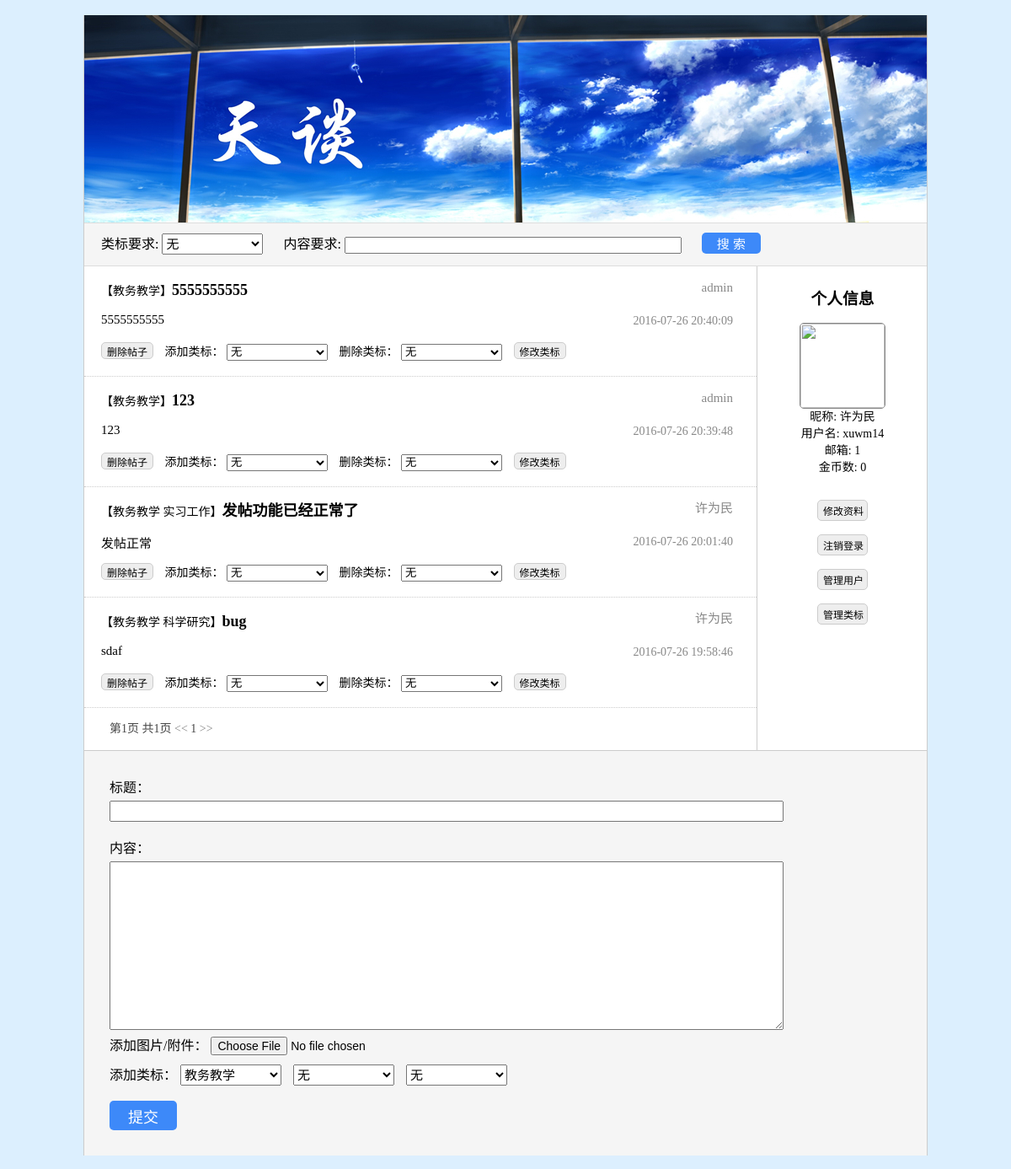
The page /postbar/homepage/ (signed in) on the database its author committed.
### postbar/models.py (models this page shows, shortened)
class TKuser(models.Model):
	user        = models.OneToOneField(User, on_delete = models.CASCADE)
	nickname    = models.CharField(max_length = 100)
	img         = models.ImageField(upload_to = user_directory_path)
	pwdQuestion = models.CharField(max_length = 100)
	pwdAnswer   = models.CharField(max_length = 100)
	numPost     = models.IntegerField(default = 0)
	numScore    = models.IntegerField(default = 0)
	numCoin     = models.IntegerField(default = 0)
	usrStatus   = models.SmallIntegerField(default = 0)
	usrType     = models.SmallIntegerField(default = 0)
	def getImgUrl(self):
		if self.img:
			return self.img.url
		else:
			return '/static/images/mengbi.jpg'

class TKpost(models.Model):
	title       = models.CharField(max_length = 100)
	content     = models.CharField(max_length = 1000)
	img         = models.ImageField(upload_to = 'upload')
	attachment  = models.FileField()
	user        = models.ForeignKey(User, on_delete = models.CASCADE)
	time        = models.DateTimeField(default = timezone.now)
	classTag    = models.CharField(max_length = 100)
	keyword     = models.CharField(max_length = 100)
	numClick    = models.IntegerField(default = 0)
	numResp     = models.IntegerField(default = 0)
	score       = models.IntegerField(default = 0)
	coin        = models.IntegerField(default = 0)

### postbar/views.py (the view, shortened to what this page needs)
@csrf_exempt
def homepage(request):
	if request.user.is_authenticated():
		postDic = [{'post': p,
					'tag1': p.classTag.split()[0],
					'tag2': p.classTag.split()[1] if len(p.classTag.split()) > 1 else '无',
					'tag3': p.classTag.split()[2] if len(p.classTag.split()) > 2 else '无'
				} for p in TKhomepage.searchPostByTime()
			]
		dic = {
			'user': request.user,
			'img' : request.user.tkuser.getImgUrl(),
			'posts': postDic,
			'tags': TKclassTag.objects.all(),
		}
		return render(request, 'postbar/homepage.html', dic)
	else:
		return HttpResponse("您未登陆，无法访问该网页！")

### postbar/models.py (called while the page is built)
	def searchPostByTime():
		return TKpost.objects.all().order_by('-time')

### postbar/templates/postbar/homepage.html (shortened to what this page needs)
﻿<!doctype html>
<html lang="zh-CN">
<head>
	<link rel="stylesheet" href="/static/css/base.css">
</head>
<body>
<div id="container">
	<div id="homepage_header" style="background-image:url(/static/images/hp_header.jpg)"></div>
	<div id="menu_block">
		类标要求:
		<select class="menu_block_label" name="search_label">
			<option value="无">无</option>
		</select>
		内容要求:
		<input id="menu_block_content" type="text" name="search_content"/>
		<input id="menu_block_search" type="button" value="搜 索"/>
	</div>
	<div id="user_info">
		<h3>个人信息</h3>
		<img class="user_info_img" src="{{ img }}"></br>
		<span class="user_info_name">昵称: {{ user.tkuser.nickname }}</span></br>
		<span class="user_info_name">用户名: {{ user.username }}</span></br>
		<span class="user_info_name">邮箱: {{ user.email }}</span></br>
		<span class="user_info_name">金币数: {{ user.tkuser.numCoin }}</span></br></br>
		<input class="user_info_btn" type="button" value="修改资料" onclick="window.location.href='{% url 'account' %}'"/></br>
		<input class="user_info_btn" type="button" value="注销登录" onclick="logout()"/></br>
		{% if user.tkuser.usrType != 0 %}
			<input class="user_info_btn" type="button" value="管理用户" onclick="window.location.href='{% url 'useradmin' %}'"/></br>
			<input class="user_info_btn" type="button" value="管理类标" onclick="window.location.href='{% url 'tagadmin' %}'"/></br>
		{% endif %}
	</div>
	<div id="post_list">
		{% for p in posts %}
		{% if p.post.user.tkuser.usrStatus != 2 %}
		<div class="post_item">
			<div class="post_item_wrap1">
				<p class="post_item_title"><a href="{% url 'post' p.post.id %}" target="_blank">
					<span class="post_item_label">【{{ p.post.classTag }}】</span>{{ p.post.title }}
				</a></p>
				<p class="post_item_author">{{ p.post.user.tkuser.nickname }}</p>
			</div>
			<div class="post_item_wrap2">
				<div class="post_item_brief"><p>{{ p.post.content }}</p></div>
				<div class="post_item_date">{{ p.post.time|date:"Y-m-d H:i:s" }}</div>
			</div>
			{% if user.tkuser.usrType != 0 %}
			<div class="post_item_wrap3">
				<input class="post_item_btn opPost" id="delPost{{ forloop.counter }}" type="button" value="删除帖子"/>
				添加类标：
				<select class="post_item_ctrl" id="addTag{{ forloop.counter }}">
					<option value="无">无</option>
				</select>
				删除类标：
				<select class="post_item_ctrl" id="delTag{{ forloop.counter }}">
					<option value="无">无</option>
				</select>
				<button class="post_item_btn opTag" type="button" id="op{{ forloop.counter }}">修改类标</button>
			</div>
			{% endif %}
		</div>
		{% endif %}
		{% endfor %}
		<div id="pagenum">
			第1页 共1页  <a href=""><<</a> 1 <a href="">>></a>
		</div>
	</div>
	<form id="new_post" method="post" action="" >
		标题：</br><input id="new_post_title" type="text" name="title" onsubmit="checkPost()" />
		内容：</br><textarea id="new_post_content" name="content"></textarea></br>
		添加图片/附件：
		<input id="new_post_file" type="file" name="headimg"/></br>
		<div id="new_post_labels">
			添加类标：
			<select class="new_post_label" name="tag1">
			{% for tag in tags %}
				<option value="{{ tag.classTagName }}">{{ tag.classTagName }}</option>
			{% endfor %}
			</select>
			<select class="new_post_label" name="tag2">
				<option value="无" selected="selected">无</option>
			</select>
			<select class="new_post_label" name="tag3">
				<option value="无" selected="selected">无</option>
			</select>
		</div></br>
		{% if user.tkuser.usrStatus > 0 %}
			<p>您处于禁言或屏蔽状态，无法发帖！</p>
		{% else %}
			<input type="button" value="提交" id="new_post_submit" onclick="checkPost()" />
		{% endif %}
	</form>
</body>
</body>
</html>

### freetalk/static/css/base.css (style rules this page uses)
body { margin:0px; background:#DCEFFE; font-family:"Microsoft YaHei"; font-size:16px; #text-overflow:ellipsis; #white-space:nowrap; }
p { overflow:hidden; white-space:nowrap; text-overflow:ellipsis; }
a:link { color:#000000; text-decoration:none; }
#container { width:1000px; margin:0px auto; background:#ffffff; border-style:none solid none solid; border-width:1px; border-color:#cccccc; }
#homepage_header { height:246px; border-bottom-style:solid; border-width:1px; border-color:#dddddd; }
#menu_block { background:#f5f5f5; height:40px; padding:5px 20px; line-height:40px; border-bottom-style:solid; border-width:1px; border-color:#dddddd; }
.menu_block_label { width:120px; height:25px; margin-right:20px; font-size:15px; }
#menu_block_content { height:20px; width:400px; margin-top:5px; font-size:15px; font-family:"Microsoft YaHei"; }
#menu_block_search { width:70px; height:25px; margin-left:20px; color:#ffffff; font-size:15px; background:#3D89F9; border-style:solid; border-width:0px; border-radius:5px; cursor:pointer; }
#user_info { width:200px; padding:10px 0px; float:right; text-align:center; line-height:20px; }
.user_info_img { width:100px; height:100px; border-style:solid; border-width:1px; border-color:#888888; border-radius:5px; }
.user_info_name { font-size:14px; }
.user_info_btn { width:60px; height:25px; margin:8px 0px; font-size:12px; background:#eeeeee; border-style:solid; border-width:1px; border-color:#cccccc; border-radius:5px; cursor:pointer; }
#post_list { width:798px; min-height:500px; float:left; border-style:none solid none none; border-width:1px; border-color:#cccccc; }
.post_item { #height:80px; padding:0px 0px 0px 20px; border-bottom-style:dotted; border-width:1px; border-color:#cccccc; }
.post_item_wrap1 { width:750px; height:40px; overflow:hidden; white-space:nowrap; text-overflow:ellipsis; line-height:20px; }
.post_item_title { width:600px; font-size:18px; font-weight:bold; float:left; }
.post_item_label { font-size:14px; font-weight:normal; }
.post_item_author { width:100px; float:right; color:#888888; font-size:15px; text-align:right; }
.post_item_wrap2 { width:750px; height:50px; }
.post_item_brief { width:570px; height:50px; float:left; font-size:15px; }
.post_item_date { color:#888888; width:160px; height:50px; line-height:50px; float:right; font-size:14px; text-align:right; }
.post_item_wrap3 { width:750px; height:40px; font-size:14px; }
.post_item_btn { height:20px; margin-right:10px; font-size:12px; background:#eeeeee; border-style:solid; border-width:1px; border-color:#cccccc; border-radius:5px; cursor:pointer; }
.post_item_ctrl { width:120px; height:20px; margin-right:10px; }
#pagenum { padding:10px 30px; height:30px; color:#444444; font-size:14px; line-height:30px; }
#new_post { width:940px; background:#f5f5f5; padding:30px; #margin:20px 0px; border-top-style:solid; border-width:1px; border-color:#cccccc; }
#new_post_title { height:25px; width:800px; margin-top:5px; font-size:16px; font-family:"Microsoft YaHei"; }
#new_post_content { width:800px; height:200px; margin:5px 0px; font-size:16px; font-family:"Microsoft YaHei"; }
#new_post_file { font-size:14px; }
#new_post_labels { margin-top:10px; }
.new_post_label { width:120px; height:25px; margin-right:10px; font-size:15px; }
#new_post_submit { width:80px; height:35px; color:#ffffff; font-size:18px; background:#3D89F9; border-style:solid; border-width:0px; border-radius:5px; cursor:pointer; }

### rows shown on the page
TKpost: post.classTag "教务教学", post "5555555555", post.user.tkuser.nickname "admin", post.content "5555555555", post.time "2016-07-26 20:40:09"
TKpost: post.classTag "教务教学", post "123", post.user.tkuser.nickname "admin", post.content "123", post.time "2016-07-26 20:39:48"
TKpost: post.classTag "教务教学 实习工作", post "发帖功能已经正常了", post.user.tkuser.nickname "许为民", post.content "发帖正常", post.time "2016-07-26 20:01:40"
TKpost: post.classTag "教务教学 科学研究", post "bug", post.user.tkuser.nickname "许为民", post.content "sdaf", post.time "2016-07-26 19:58:46"

### other values the page prints
{{ user.tkuser.nickname }} "许为民"
{{ user.username }} "xuwm14"
{{ user.email }} "1"
{{ user.tkuser.numCoin }} "0"
form field tag1 "教务教学"
